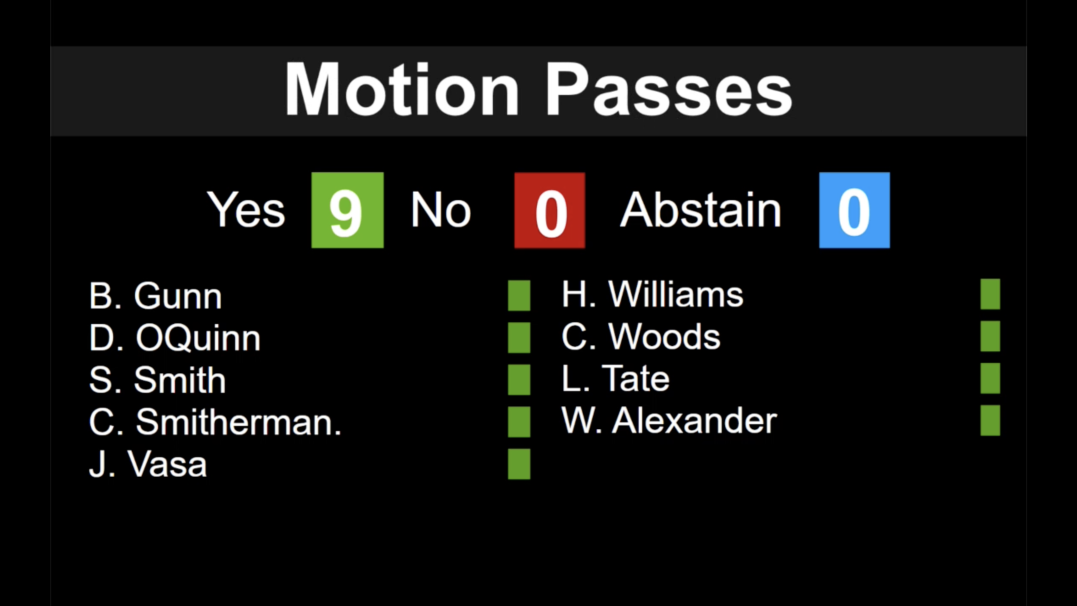
#> input picture tests/fixtures/vote_frames/motion_passes_full_council.png, 3230 x 1816 px (shown at 1/3 size)
$ python -i classifier.py   (imports and definitions only)
#> lines starting #> are read from the running program, lines starting #| are printed output that depends on the picture; after the words box and inside, x2 and y2 are one past the last pixel; in counts of white or black regions, pixels touching at a corner belong together
"""Classify a video frame as either a "vote display" frame or normal footage.

Vote frames have a distinctive four-signal signature:

1. Most of the frame is near-black (the vote screen background).
2. The "Yes" count box contributes a saturated green pixel cluster.
3. The "No" count box contributes a saturated red pixel cluster.
4. The "Abstain" count box contributes a saturated blue pixel cluster.

All three colored boxes are rendered on every vote frame regardless of the
tally — even a "0" count still shows the box — so any frame missing one of
the clusters is not a vote screen. This check is count-independent,
resolution-independent (the minimum pixel counts scale with frame area),
and cheap: HSV conversion happens once and all four signals are derived
from downsampled masks.
"""

from __future__ import annotations

import cv2
import numpy as np

# --- Tuning constants ------------------------------------------------------

# Grayscale value below which a pixel counts as "black".
BLACK_THRESHOLD = 40
# Fraction of pixels that must be "black" for the frame to pass the prefilter.
BLACK_RATIO = 0.55

# Downsample target (short edge) before computing masks. Keeps the classifier
# cheap at coarse-pass fps without changing the signature.
DOWNSAMPLE_SHORT_EDGE = 480

# Saturation / value floors a pixel must clear to count toward a color cluster.
# A near-black or near-white pixel has low saturation and will not register.
COLOR_SAT_MIN = 120
COLOR_VAL_MIN = 80

# Hue ranges (OpenCV HSV: H in 0..179) for each count-box color.
GREEN_HUE = (40, 85)
RED_HUE_LOW = (0, 10)
RED_HUE_HIGH = (170, 179)
BLUE_HUE = (95, 130)

# Minimum pixels per cluster (at 480p reference) to count as "present".
# Scales linearly with downsampled frame area so it's resolution-independent.
MIN_COLOR_PIXELS_REF = 200
REF_FRAME_AREA = 480 * 854  # reference 480p 16:9 area


def is_vote_frame(
    frame: np.ndarray,
    black_threshold: int = BLACK_THRESHOLD,
    black_ratio: float = BLACK_RATIO,
) -> bool:
    """Return True if the frame matches the four-signal vote-screen signature."""
    small = _downsample(frame)
    gray = cv2.cvtColor(small, cv2.COLOR_BGR2GRAY)

    # Signal 1: black dominance prefilter.
    black_pixels = int(np.sum(gray < black_threshold))
    if (black_pixels / gray.size) <= black_ratio:
        return False

    hsv = cv2.cvtColor(small, cv2.COLOR_BGR2HSV)
    h, s, v = hsv[:, :, 0], hsv[:, :, 1], hsv[:, :, 2]
    saturated = (s > COLOR_SAT_MIN) & (v > COLOR_VAL_MIN)

    area = small.shape[0] * small.shape[1]
    min_pixels = max(1, int(MIN_COLOR_PIXELS_REF * area / REF_FRAME_AREA))

    # Signal 2: green cluster.
    if int(np.sum(saturated & _hue_mask(h, GREEN_HUE))) < min_pixels:
        return False

    # Signal 3: red cluster (wraps around hue 0, so two ranges OR'd).
    red_mask = _hue_mask(h, RED_HUE_LOW) | _hue_mask(h, RED_HUE_HIGH)
    if int(np.sum(saturated & red_mask)) < min_pixels:
        return False

    # Signal 4: blue cluster.
    return int(np.sum(saturated & _hue_mask(h, BLUE_HUE))) >= min_pixels


def _downsample(frame: np.ndarray) -> np.ndarray:
    """Resize so the short edge is DOWNSAMPLE_SHORT_EDGE; leave smaller frames alone."""
    h, w = frame.shape[:2]
    short = min(h, w)
    if short <= DOWNSAMPLE_SHORT_EDGE:
        return frame
    scale = DOWNSAMPLE_SHORT_EDGE / short
    new_w = int(round(w * scale))
    new_h = int(round(h * scale))
    return cv2.resize(frame, (new_w, new_h), interpolation=cv2.INTER_AREA)


def _hue_mask(hue: np.ndarray, bounds: tuple[int, int]) -> np.ndarray:
    lo, hi = bounds
    return (hue >= lo) & (hue <= hi)

>>> import cv2
>>> picture = cv2.imread('../../../../tests/fixtures/vote_frames/motion_passes_full_council.png')
#> picture is the input picture: shape (1816, 3230, 3); mean B, G, R 17.4, 18.7, 18.2
>>> result = is_vote_frame(picture)
#> in is_vote_frame, `gray = cv2.cvtColor(small, cv2.COLOR_BGR2GRAY)`:
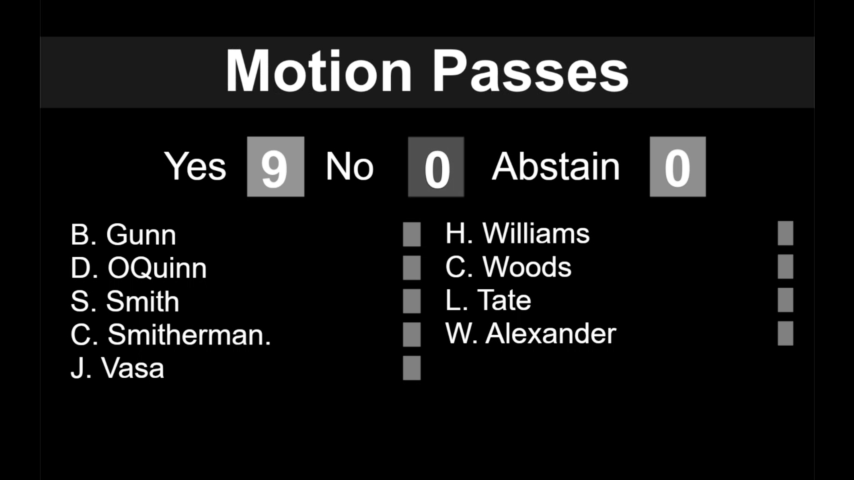
#> gray: shape (480, 854); min 0, max 255, mean 18.4
#> in is_vote_frame, `black_pixels = int(np.sum(gray < black_threshold))`: black_pixels = 373342
#> in is_vote_frame, `hsv = cv2.cvtColor(small, cv2.COLOR_BGR2HSV)`: hsv: shape (480, 854, 3); mean H, S, V 6.7, 15.5, 20.6
#> in is_vote_frame, `h, s, v = hsv[:, :, 0], hsv[:, :, 1], hsv[:, :, 2]`:
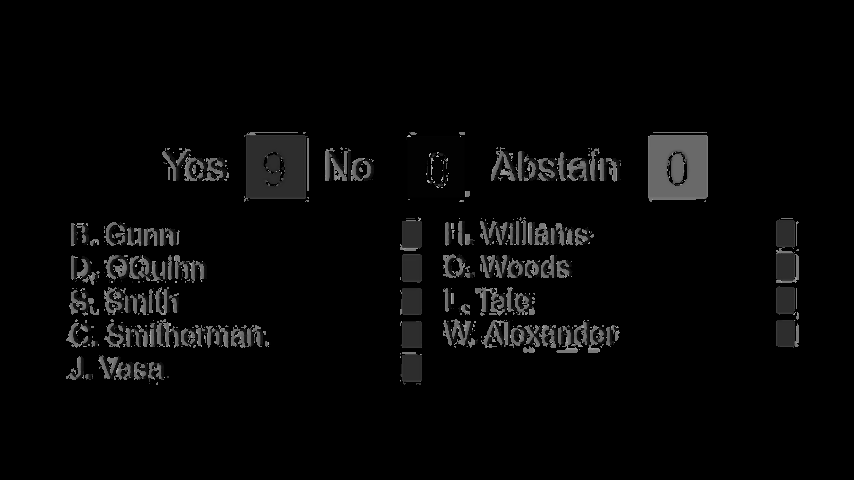
#> h: shape (480, 854); min 0, max 179, mean 6.7
#> in is_vote_frame, `h, s, v = hsv[:, :, 0], hsv[:, :, 1], hsv[:, :, 2]`:
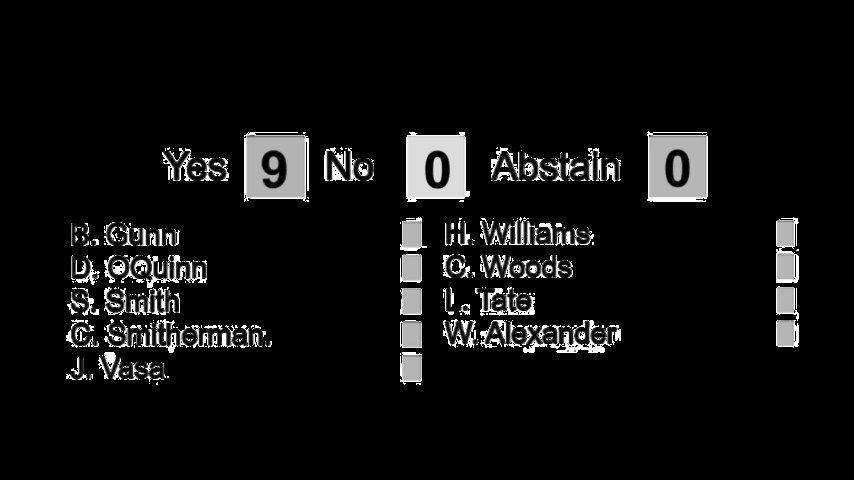
#> s: shape (480, 854); min 0, max 255, mean 15.5
#> in is_vote_frame, `saturated = (s > COLOR_SAT_MIN) & (v > COLOR_VAL_MIN)`:
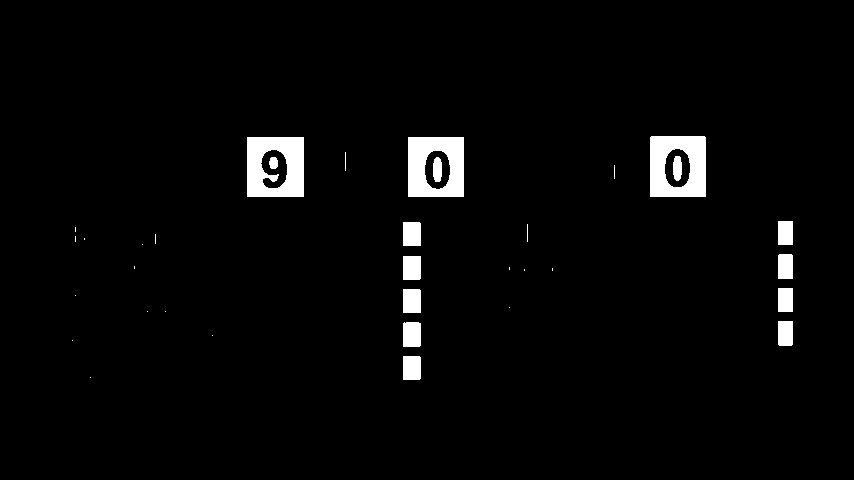
#> saturated: shape (480, 854) bool; 3% white; 34 white regions (19 under 20 px), largest, box (x1, y1, x2, y2) and area: (247, 137, 304, 197) 2708, (650, 136, 706, 197) 2635, (408, 137, 464, 197) 2583
#> in _hue_mask, `return (hue >= lo) & (hue <= hi)`:
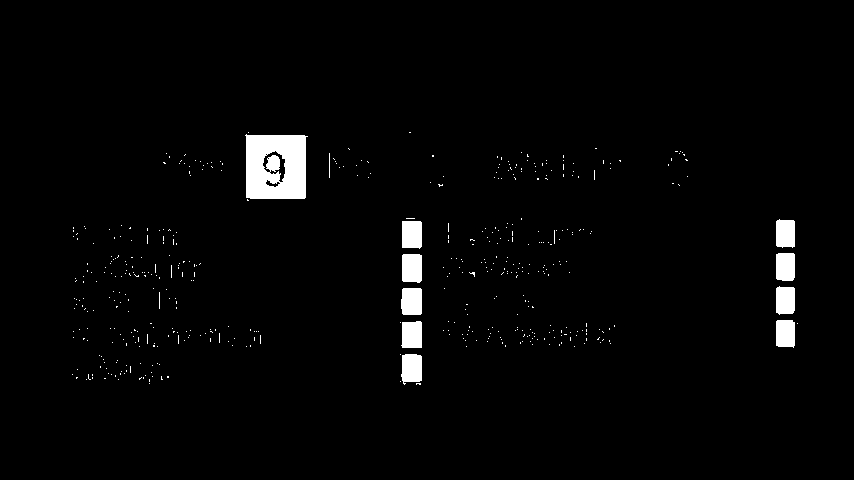
#> returned value: shape (480, 854) bool; 2.3% white; 478 white regions (467 under 20 px), largest, box (x1, y1, x2, y2) and area: (245, 134, 308, 199) 3570, (402, 254, 422, 283) 558, (401, 354, 422, 385) 556
#> call 2 of _hue_mask, with bounds = (0, 10)
#> in _hue_mask (call 2), `lo, hi = bounds`: lo = 0; hi = 10
#> in _hue_mask (call 2), `return (hue >= lo) & (hue <= hi)`:
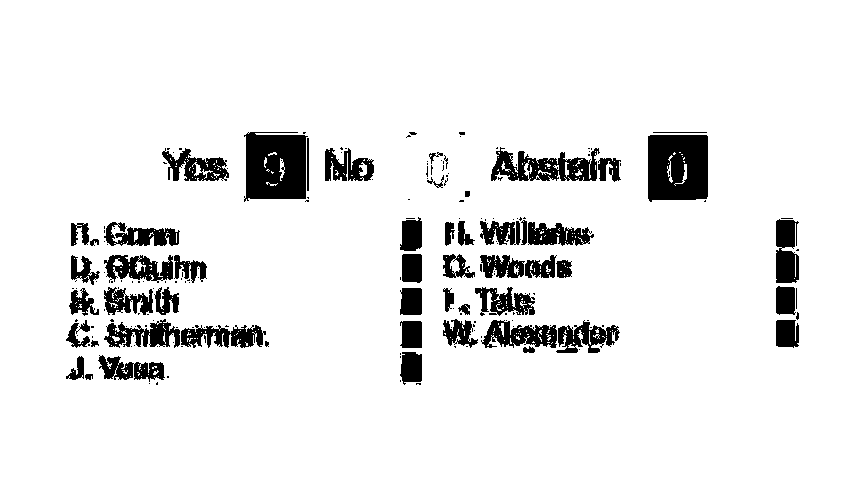
#> returned value: shape (480, 854) bool; 91.4% white; 194 black regions (141 under 20 px), largest, box (x1, y1, x2, y2) and area: (244, 132, 308, 202) 3782, (648, 135, 708, 202) 3735, (491, 147, 600, 181) 2008
#> in _hue_mask (call 3), `return (hue >= lo) & (hue <= hi)`: returned value: shape (480, 854) bool; 0.04% white in thin lines or dots, all inside (x1, y1, x2, y2) = (76, 135, 617, 378)
#> in is_vote_frame, `red_mask = _hue_mask(h, RED_HUE_LOW) | _hue_mask(h, RED_HUE_HIGH)`: red_mask: shape (480, 854) bool; 91.5% white; 196 black regions (143 under 20 px), largest, box (x1, y1, x2, y2) and area: (244, 132, 308, 202) 3782, (648, 135, 708, 202) 3735, (491, 147, 600, 181) 2005
#> call 4 of _hue_mask, with bounds = (95, 130)
#> in _hue_mask (call 4), `return (hue >= lo) & (hue <= hi)`:
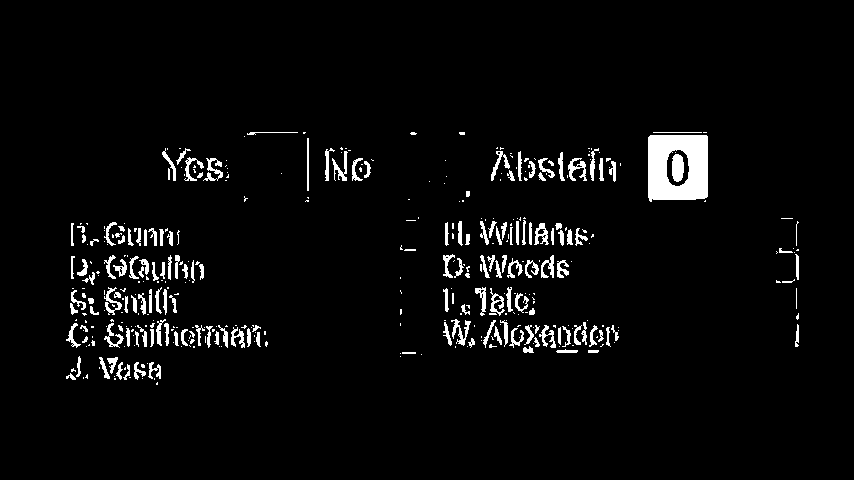
#> returned value: shape (480, 854) bool; 3.9% white; 412 white regions (248 under 20 px), largest, box (x1, y1, x2, y2) and area: (648, 135, 708, 202) 3230, (672, 154, 684, 182) 284, (451, 319, 471, 346) 207
#> result = True
